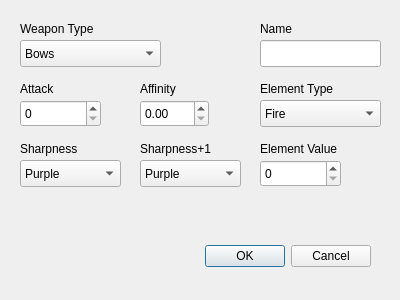
<?xml version="1.0" encoding="UTF-8"?>
<ui version="4.0">
 <class>addweapondialog</class>
 <widget class="QDialog" name="addweapondialog">
  <property name="geometry">
   <rect>
    <x>0</x>
    <y>0</y>
    <width>400</width>
    <height>300</height>
   </rect>
  </property>
  <property name="windowTitle">
   <string>Add Custom Weapon</string>
  </property>
  <widget class="QDialogButtonBox" name="buttonBox">
   <property name="geometry">
    <rect>
     <x>30</x>
     <y>240</y>
     <width>341</width>
     <height>32</height>
    </rect>
   </property>
   <property name="orientation">
    <enum>Qt::Horizontal</enum>
   </property>
   <property name="standardButtons">
    <set>QDialogButtonBox::Cancel|QDialogButtonBox::Ok</set>
   </property>
  </widget>
  <widget class="QComboBox" name="weaponTypeComboBox">
   <property name="geometry">
    <rect>
     <x>20</x>
     <y>40</y>
     <width>141</width>
     <height>27</height>
    </rect>
   </property>
   <item>
    <property name="text">
     <string>Bows</string>
    </property>
   </item>
   <item>
    <property name="text">
     <string>ChargeBlades</string>
    </property>
   </item>
   <item>
    <property name="text">
     <string>DualBlades</string>
    </property>
   </item>
   <item>
    <property name="text">
     <string>GreatSwords</string>
    </property>
   </item>
   <item>
    <property name="text">
     <string>Gunlances</string>
    </property>
   </item>
   <item>
    <property name="text">
     <string>Hammers</string>
    </property>
   </item>
   <item>
    <property name="text">
     <string>HeavyBowguns</string>
    </property>
   </item>
   <item>
    <property name="text">
     <string>InsectGlaives</string>
    </property>
   </item>
   <item>
    <property name="text">
     <string>Lances</string>
    </property>
   </item>
   <item>
    <property name="text">
     <string>LightBowguns</string>
    </property>
   </item>
   <item>
    <property name="text">
     <string>LongSwords</string>
    </property>
   </item>
   <item>
    <property name="text">
     <string>SwordnShields</string>
    </property>
   </item>
  </widget>
  <widget class="QLabel" name="label">
   <property name="geometry">
    <rect>
     <x>20</x>
     <y>20</y>
     <width>91</width>
     <height>17</height>
    </rect>
   </property>
   <property name="text">
    <string>Weapon Type</string>
   </property>
  </widget>
  <widget class="QLabel" name="label_2">
   <property name="geometry">
    <rect>
     <x>20</x>
     <y>80</y>
     <width>67</width>
     <height>17</height>
    </rect>
   </property>
   <property name="text">
    <string>Attack</string>
   </property>
  </widget>
  <widget class="QSpinBox" name="attackSpinBox">
   <property name="geometry">
    <rect>
     <x>20</x>
     <y>100</y>
     <width>81</width>
     <height>27</height>
    </rect>
   </property>
  </widget>
  <widget class="QDoubleSpinBox" name="affinityDoubleSpinBox">
   <property name="geometry">
    <rect>
     <x>140</x>
     <y>100</y>
     <width>69</width>
     <height>27</height>
    </rect>
   </property>
  </widget>
  <widget class="QLabel" name="label_3">
   <property name="geometry">
    <rect>
     <x>140</x>
     <y>80</y>
     <width>67</width>
     <height>17</height>
    </rect>
   </property>
   <property name="text">
    <string>Affinity</string>
   </property>
  </widget>
  <widget class="QComboBox" name="elementTypeComboBox">
   <property name="geometry">
    <rect>
     <x>260</x>
     <y>100</y>
     <width>121</width>
     <height>27</height>
    </rect>
   </property>
   <item>
    <property name="text">
     <string>Fire</string>
    </property>
   </item>
   <item>
    <property name="text">
     <string>Water</string>
    </property>
   </item>
   <item>
    <property name="text">
     <string>Ice</string>
    </property>
   </item>
   <item>
    <property name="text">
     <string>Dragon</string>
    </property>
   </item>
   <item>
    <property name="text">
     <string>Thunder</string>
    </property>
   </item>
   <item>
    <property name="text">
     <string>None/Status</string>
    </property>
   </item>
  </widget>
  <widget class="QLabel" name="label_4">
   <property name="geometry">
    <rect>
     <x>260</x>
     <y>80</y>
     <width>101</width>
     <height>17</height>
    </rect>
   </property>
   <property name="text">
    <string>Element Type</string>
   </property>
  </widget>
  <widget class="QLabel" name="label_5">
   <property name="geometry">
    <rect>
     <x>260</x>
     <y>140</y>
     <width>101</width>
     <height>17</height>
    </rect>
   </property>
   <property name="text">
    <string>Element Value</string>
   </property>
  </widget>
  <widget class="QSpinBox" name="elementSpinBox">
   <property name="geometry">
    <rect>
     <x>260</x>
     <y>160</y>
     <width>81</width>
     <height>27</height>
    </rect>
   </property>
  </widget>
  <widget class="QLabel" name="label_6">
   <property name="geometry">
    <rect>
     <x>20</x>
     <y>140</y>
     <width>71</width>
     <height>17</height>
    </rect>
   </property>
   <property name="text">
    <string>Sharpness</string>
   </property>
  </widget>
  <widget class="QComboBox" name="sharpness1ComboBox">
   <property name="geometry">
    <rect>
     <x>140</x>
     <y>160</y>
     <width>101</width>
     <height>27</height>
    </rect>
   </property>
   <item>
    <property name="text">
     <string>Purple</string>
    </property>
   </item>
   <item>
    <property name="text">
     <string>White</string>
    </property>
   </item>
   <item>
    <property name="text">
     <string>Blue</string>
    </property>
   </item>
   <item>
    <property name="text">
     <string>Green</string>
    </property>
   </item>
   <item>
    <property name="text">
     <string>Yellow</string>
    </property>
   </item>
   <item>
    <property name="text">
     <string>Orange</string>
    </property>
   </item>
   <item>
    <property name="text">
     <string>Red</string>
    </property>
   </item>
  </widget>
  <widget class="QComboBox" name="sharpnessButtonBox">
   <property name="geometry">
    <rect>
     <x>20</x>
     <y>160</y>
     <width>101</width>
     <height>27</height>
    </rect>
   </property>
   <item>
    <property name="text">
     <string>Purple</string>
    </property>
   </item>
   <item>
    <property name="text">
     <string>White</string>
    </property>
   </item>
   <item>
    <property name="text">
     <string>Blue</string>
    </property>
   </item>
   <item>
    <property name="text">
     <string>Green</string>
    </property>
   </item>
   <item>
    <property name="text">
     <string>Yellow</string>
    </property>
   </item>
   <item>
    <property name="text">
     <string>Orange</string>
    </property>
   </item>
   <item>
    <property name="text">
     <string>Red</string>
    </property>
   </item>
  </widget>
  <widget class="QLabel" name="label_7">
   <property name="geometry">
    <rect>
     <x>140</x>
     <y>140</y>
     <width>91</width>
     <height>17</height>
    </rect>
   </property>
   <property name="text">
    <string>Sharpness+1</string>
   </property>
  </widget>
  <widget class="QLineEdit" name="nameLineEdit">
   <property name="geometry">
    <rect>
     <x>260</x>
     <y>40</y>
     <width>121</width>
     <height>27</height>
    </rect>
   </property>
  </widget>
  <widget class="QLabel" name="label_8">
   <property name="geometry">
    <rect>
     <x>260</x>
     <y>20</y>
     <width>67</width>
     <height>17</height>
    </rect>
   </property>
   <property name="text">
    <string>Name</string>
   </property>
  </widget>
 </widget>
 <resources/>
 <connections>
  <connection>
   <sender>buttonBox</sender>
   <signal>accepted()</signal>
   <receiver>addweapondialog</receiver>
   <slot>accept()</slot>
   <hints>
    <hint type="sourcelabel">
     <x>248</x>
     <y>254</y>
    </hint>
    <hint type="destinationlabel">
     <x>157</x>
     <y>274</y>
    </hint>
   </hints>
  </connection>
  <connection>
   <sender>buttonBox</sender>
   <signal>rejected()</signal>
   <receiver>addweapondialog</receiver>
   <slot>reject()</slot>
   <hints>
    <hint type="sourcelabel">
     <x>316</x>
     <y>260</y>
    </hint>
    <hint type="destinationlabel">
     <x>286</x>
     <y>274</y>
    </hint>
   </hints>
  </connection>
 </connections>
</ui>
